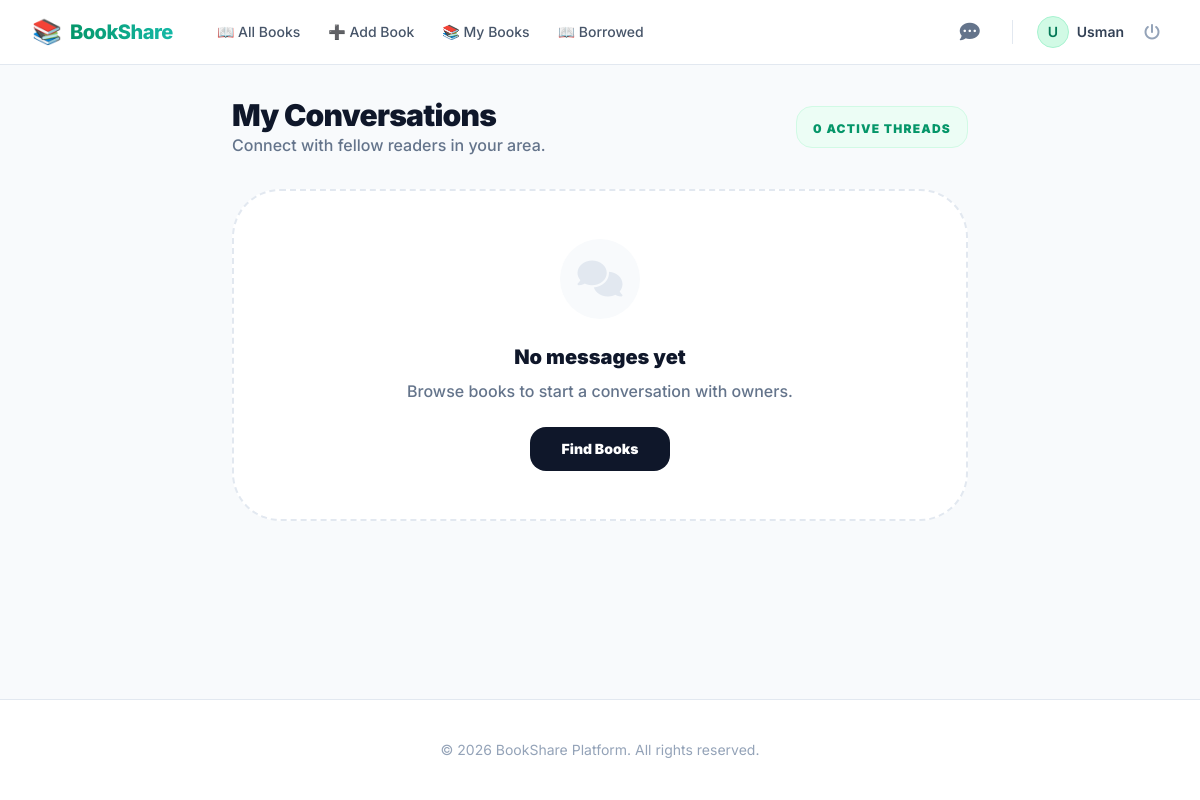
The app's page /chat/ (signed in), older data.
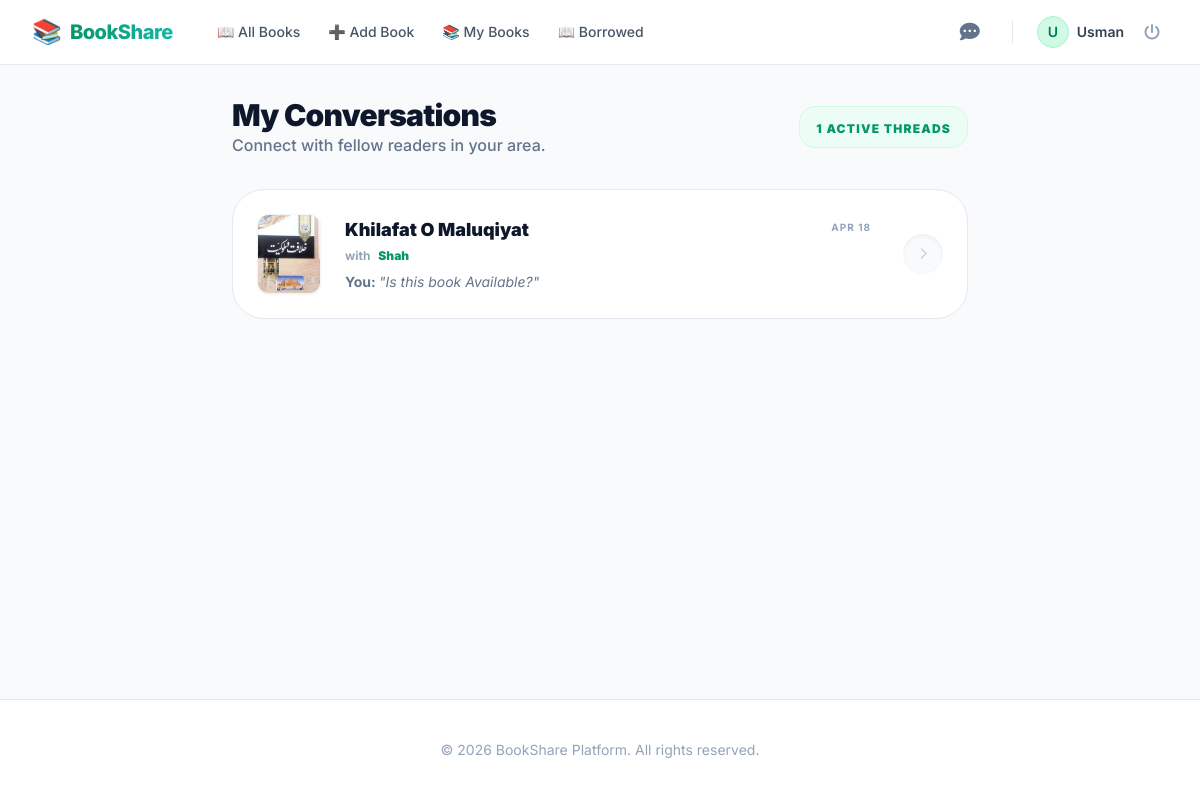
The same page, newer data.
### chat/models.py (models this page shows, shortened)
class Chat(models.Model):
	participants = models.ManyToManyField(User)
	book = models.ForeignKey(Book, on_delete = models.CASCADE, related_name = 'chats')
	last_updated = models.DateTimeField(auto_now = True)

class Message(models.Model):
	chat = models.ForeignKey(Chat, on_delete=models.CASCADE, related_name='messages')
	sender = models.ForeignKey(User, on_delete=models.CASCADE)
	content = models.TextField()
	timestamp = models.DateTimeField(auto_now_add=True)
	is_read = models.BooleanField(default=False)

### books/models.py (models this page shows, shortened)
class Book(models.Model):
    owner = models.ForeignKey(User, on_delete=models.CASCADE, related_name='books')
    title = models.CharField(max_length=200)
    author = models.CharField(max_length=200)
    isbn = models.CharField(max_length=20, blank=True)
    description = models.TextField(blank=True)
    city = models.CharField(max_length=100)
    cover_url = models.URLField(blank=True, null=True)
    cover_image = models.ImageField(upload_to='book_covers/', blank=True, null=True)
    delivery_option = models.CharField(
        max_length=20,
        choices=[
            ('pickup', 'Pickup'),
            ('delivery', 'Delivery'),
            ('both', 'Both'),
        ],
        default='both'
    )
    available = models.BooleanField(default=True)
    created_at = models.DateTimeField(auto_now_add=True)

### chat/views.py (the view)
# urls.py: path('', views.chat_list, name='chat_list'),
@login_required
def chat_list(request):
    chats = Chat.objects.filter(
        participants=request.user
    ).annotate(                                       # "annotate" adds extra calculated data
        last_message_time=Max('messages__timestamp')  # Find latest message time
    ).order_by('-last_message_time')                  # Show newest chats first
    chat_data = []
    for chat in chats:
        unread_count = Message.objects.filter(
            chat=chat,
            is_read=False                             # Not read
        ).exclude(sender=request.user).count()        # Don't count your own messages
        last_message = chat.messages.order_by('-timestamp').first()
        other_user = chat.participants.exclude(id=request.user.id).first()
        chat_data.append({
            'chat': chat,
            'unread_count': unread_count,  # For notification badge
            'last_message': last_message,  # Show preview
            'other_user': other_user,      # Show who you're talking to
        })
    return render(request, 'chat/chat_list.html', {'chat_data': chat_data})

### chat/templatetags/custom_tags.py (called while the page is built)
@register.simple_tag
def unread_message_count(user):
    from chat.models import Chat
    user_chats = Chat.objects.filter(participants=user)
    unread = Message.objects.filter(
        chat__in=user_chats,
        is_read=False
    ).exclude(sender=user).count()
    return unread

### chat/templates/chat/chat_list.html (shortened to what this page needs)
{% extends 'base.html' %}
{% block content %}
<div class="max-w-3xl mx-auto px-4">
    <div class="mb-8 flex flex-col sm:flex-row justify-between items-center gap-4">
        <div>
            <h1 class="text-3xl font-black text-slate-900 tracking-tight">My Conversations</h1>
            <p class="text-slate-500 font-medium">Connect with fellow readers in your area.</p>
        </div>
        <div class="bg-emerald-50 px-4 py-2 rounded-2xl border border-emerald-100">
            <span class="text-xs font-black text-emerald-600 uppercase tracking-widest">
                {{ chat_data|length }} active threads
            </span>
        </div>
    </div>
    {% if chat_data %}
        <div class="space-y-4">
            {% for item in chat_data %}
            <a href="{% url 'chat_detail' item.chat.id %}" class="block group">
                <div class="bg-white rounded-[2rem] border border-slate-200 p-6 flex items-center gap-6 transition-all group-hover:shadow-xl group-hover:shadow-emerald-100 group-hover:border-emerald-200 group-hover:-translate-y-1">
                    <div class="w-16 h-20 bg-slate-100 rounded-xl overflow-hidden shrink-0 border border-slate-100 relative shadow-sm">
                        {% if item.chat.book.cover_image %}
                            <img src="{{ item.chat.book.cover_image.url }}" class="w-full h-full object-cover">
                        {% else %}
                            <div class="w-full h-full flex items-center justify-center text-slate-300">
                                <i class="fa-solid fa-book"></i>
                            </div>
                        {% endif %}
                    </div>
                    <div class="flex-1 min-w-0">
                        <div class="flex justify-between items-start mb-1">
                            <h3 class="font-black text-slate-900 truncate pr-4 text-lg">{{ item.chat.book.title }}</h3>
                            <span class="text-[10px] font-bold text-slate-400 uppercase tracking-widest shrink-0 mt-1">
                                {{ item.last_message.timestamp|date:"M d" }}
                            </span>
                        </div>
                        <div class="flex items-center gap-2 mb-2">
                            <span class="text-xs font-bold text-slate-400">with</span>
                            <span class="text-xs font-black text-emerald-600">{{ item.other_user.username }}</span>
                        </div>
                        {% if item.last_message %}
                            <p class="text-sm text-slate-500 truncate italic">
                                <span class="font-bold not-italic">
                                    {% if item.last_message.sender == request.user %}You:{% else %}{{ item.other_user.username }}:{% endif %}
                                </span>
                                "{{ item.last_message.content|truncatewords:8 }}"
                            </p>
                        {% endif %}
                    </div>
                    <div class="flex flex-col items-end gap-3 shrink-0 ml-2">
                        <div class="w-10 h-10 bg-slate-50 rounded-full flex items-center justify-center text-slate-300 group-hover:bg-emerald-600 group-hover:text-white transition-all shadow-inner">
                            <i class="fa-solid fa-chevron-right text-xs"></i>
                        </div>
                    </div>
                </div>
            </a>
            {% endfor %}
        </div>
    {% else %}
        <div class="bg-white rounded-[3rem] border-2 border-dashed border-slate-200 p-12 text-center">
            <div class="w-20 h-20 bg-slate-50 rounded-full flex items-center justify-center mx-auto mb-6 text-slate-200">
                <i class="fa-solid fa-comments text-4xl"></i>
            </div>
            <h3 class="text-xl font-black text-slate-900">No messages yet</h3>
            <p class="text-slate-500 font-medium mt-2">Browse books to start a conversation with owners.</p>
            <a href="{% url 'browse_books' %}" class="inline-block mt-6 bg-slate-900 text-white px-8 py-3 rounded-2xl font-black text-sm hover:bg-emerald-600 transition-all">
                Find Books
            </a>
        </div>
    {% endif %}
</div>
{% endblock %}

### templates/base.html (shortened to what this page needs)
<!DOCTYPE html>
<html lang="en">
<head>
    <script src="https://cdn.tailwindcss.com"></script>
    <link rel="stylesheet" href="https://cdnjs.cloudflare.com/ajax/libs/font-awesome/6.4.0/css/all.min.css">
</head>
<body class="bg-slate-50 text-slate-900 min-h-screen flex flex-col">
    <nav class="bg-white border-b border-slate-200 sticky top-0 z-50">
        <div class="max-w-7xl mx-auto px-4 sm:px-6 lg:px-8">
            <div class="flex justify-between h-16">
                <div class="flex items-center">
                    <a href="{% url 'browse_books' %}" class="flex items-center gap-2 group">
                        <span class="text-2xl group-hover:scale-110 transition-transform">📚</span>
                        <span class="font-extrabold text-xl tracking-tight bg-clip-text text-transparent bg-gradient-to-r from-emerald-600 to-teal-500">
                        </span>
                    </a>
                    <div class="hidden md:ml-8 md:flex md:space-x-1">
                        <a href="{% url 'browse_books' %}" class="px-3 py-2 rounded-md text-sm font-medium text-slate-600 hover:text-emerald-600 hover:bg-emerald-50 transition-all">📖 All Books</a>
                        <a href="{% url 'add_book' %}" class="px-3 py-2 rounded-md text-sm font-medium text-slate-600 hover:text-emerald-600 hover:bg-emerald-50 transition-all">➕ Add Book</a>
                        <a href="{% url 'my_books' %}" class="px-3 py-2 rounded-md text-sm font-medium text-slate-600 hover:text-emerald-600 hover:bg-emerald-50 transition-all">📚 My Books</a>
                        <a href="{% url 'borrowed_books' %}" class="px-3 py-2 rounded-md text-sm font-medium text-slate-600 hover:text-emerald-600 hover:bg-emerald-50 transition-all">📖 Borrowed</a>
                    </div>
                </div>
                <div class="hidden md:flex md:items-center md:gap-4">
                    {% if request.user.is_authenticated %}
                        <a href="{% url 'chat_list' %}" class="relative p-2 text-slate-500 hover:text-emerald-600 transition-colors">
                            <i class="fa-solid fa-comment-dots text-xl"></i>
                            {% load custom_tags %}
                            {% unread_message_count request.user as unread_count %}
                        </a>
                        <div class="flex items-center gap-3">
                            <a href="{% url 'profile' %}" class="flex items-center gap-2 text-sm font-semibold text-slate-700 hover:text-emerald-600 transition-colors">
                                <div class="w-8 h-8 rounded-full bg-emerald-100 flex items-center justify-center text-emerald-700 border border-emerald-200">
                                    {{ request.user.username|slice:":1"|upper }}
                                </div>
                                <span>{{ request.user.username }}</span>
                            </a>
                            <a href="{% url 'logout' %}" class="text-slate-400 hover:text-red-500 transition-colors px-2" title="Logout">
                                <i class="fa-solid fa-power-off"></i>
                            </a>
                        </div>
                    {% endif %}
                </div>
            </div>
        </div>
    </nav>
    <main class="flex-grow max-w-7xl mx-auto w-full p-4 sm:p-6 lg:p-8 fade-in">
        {% block content %}{% endblock %}
    </main>
    <footer class="bg-white border-t border-slate-200 py-10">
        <div class="max-w-7xl mx-auto px-4 text-center">
            <p class="text-slate-400 text-sm">
                &copy; 2026 BookShare Platform. All rights reserved.
            </p>
        </div>
    </footer>
</body>
</html>

### templates/base.html (style rules this page uses)
body { font-family: 'Inter', sans-serif; }
.fade-in { animation: fadeIn 0.3s ease-in; }

Row changes from the older to the newer data that the page shows:
added Chat: chat.book.cover_image (picture), chat.book "Khilafat O Maluqiyat", last_message.timestamp "APR 18", other_user.username "Shah", last_message.content "Is this book Available?"
Text that changed along with them:
{{ chat_data|length }}: "0" → "1"
text no longer shown: "No messages yet Browse books to start a conversation with owners. Find Books"
